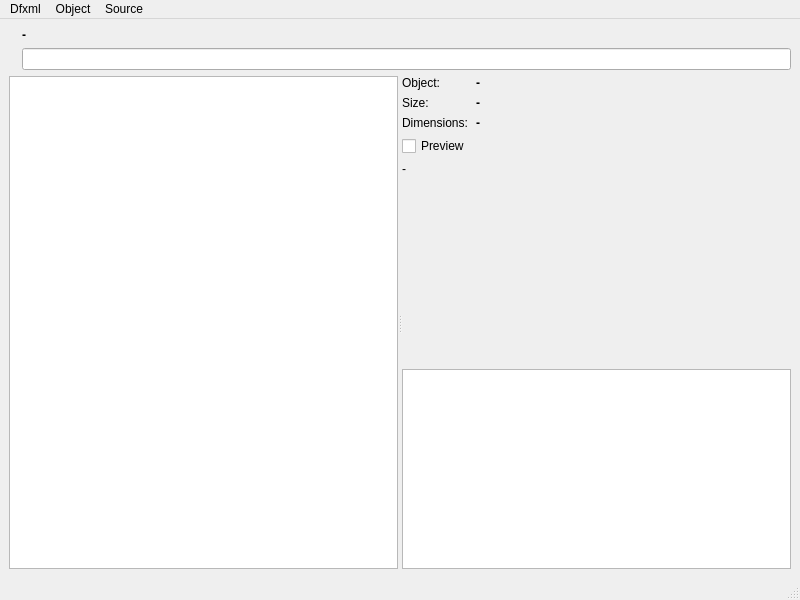
<?xml version="1.0" encoding="UTF-8"?>
<ui version="4.0">
 <class>MainWindow</class>
 <widget class="QMainWindow" name="MainWindow">
  <property name="geometry">
   <rect>
    <x>0</x>
    <y>0</y>
    <width>800</width>
    <height>600</height>
   </rect>
  </property>
  <property name="windowTitle">
   <string>DFXML View</string>
  </property>
  <widget class="QWidget" name="centralwidget">
   <layout class="QVBoxLayout" name="verticalLayout_2">
    <item>
     <layout class="QFormLayout" name="formLayout">
      <property name="fieldGrowthPolicy">
       <enum>QFormLayout::ExpandingFieldsGrow</enum>
      </property>
      <item row="0" column="0">
       <widget class="QLabel" name="label_4">
        <property name="sizePolicy">
         <sizepolicy hsizetype="Fixed" vsizetype="Fixed">
          <horstretch>0</horstretch>
          <verstretch>0</verstretch>
         </sizepolicy>
        </property>
        <property name="text">
         <string/>
        </property>
        <property name="pixmap">
         <pixmap resource="icons.qrc">:/pixmaps/database.png</pixmap>
        </property>
        <property name="alignment">
         <set>Qt::AlignCenter</set>
        </property>
       </widget>
      </item>
      <item row="0" column="1">
       <widget class="QLabel" name="sourceLabel">
        <property name="sizePolicy">
         <sizepolicy hsizetype="Preferred" vsizetype="Fixed">
          <horstretch>0</horstretch>
          <verstretch>0</verstretch>
         </sizepolicy>
        </property>
        <property name="font">
         <font>
          <weight>75</weight>
          <bold>true</bold>
         </font>
        </property>
        <property name="text">
         <string>-</string>
        </property>
       </widget>
      </item>
      <item row="1" column="0">
       <widget class="QLabel" name="label_5">
        <property name="sizePolicy">
         <sizepolicy hsizetype="Fixed" vsizetype="Fixed">
          <horstretch>0</horstretch>
          <verstretch>0</verstretch>
         </sizepolicy>
        </property>
        <property name="text">
         <string/>
        </property>
        <property name="pixmap">
         <pixmap resource="icons.qrc">:/pixmaps/filter.png</pixmap>
        </property>
        <property name="alignment">
         <set>Qt::AlignCenter</set>
        </property>
       </widget>
      </item>
      <item row="1" column="1">
       <widget class="QLineEdit" name="filterLineEdit">
        <property name="toolTip">
         <string>Filter RegEx</string>
        </property>
       </widget>
      </item>
     </layout>
    </item>
    <item>
     <widget class="QSplitter" name="splitter">
      <property name="sizePolicy">
       <sizepolicy hsizetype="Expanding" vsizetype="Expanding">
        <horstretch>0</horstretch>
        <verstretch>0</verstretch>
       </sizepolicy>
      </property>
      <property name="orientation">
       <enum>Qt::Horizontal</enum>
      </property>
      <property name="childrenCollapsible">
       <bool>false</bool>
      </property>
      <widget class="QListView" name="listView">
       <property name="sizePolicy">
        <sizepolicy hsizetype="Minimum" vsizetype="Expanding">
         <horstretch>0</horstretch>
         <verstretch>0</verstretch>
        </sizepolicy>
       </property>
      </widget>
      <widget class="QWidget" name="verticalLayoutWidget">
       <layout class="QVBoxLayout" name="verticalLayout">
        <item>
         <layout class="QFormLayout" name="formLayout_2">
          <item row="0" column="0">
           <widget class="QLabel" name="label_3">
            <property name="sizePolicy">
             <sizepolicy hsizetype="Fixed" vsizetype="Fixed">
              <horstretch>0</horstretch>
              <verstretch>0</verstretch>
             </sizepolicy>
            </property>
            <property name="text">
             <string>Object:</string>
            </property>
           </widget>
          </item>
          <item row="0" column="1">
           <widget class="QLabel" name="objectFileLabel">
            <property name="sizePolicy">
             <sizepolicy hsizetype="Preferred" vsizetype="Fixed">
              <horstretch>0</horstretch>
              <verstretch>0</verstretch>
             </sizepolicy>
            </property>
            <property name="font">
             <font>
              <weight>75</weight>
              <bold>true</bold>
             </font>
            </property>
            <property name="text">
             <string>-</string>
            </property>
           </widget>
          </item>
          <item row="1" column="0">
           <widget class="QLabel" name="label">
            <property name="sizePolicy">
             <sizepolicy hsizetype="Fixed" vsizetype="Fixed">
              <horstretch>0</horstretch>
              <verstretch>0</verstretch>
             </sizepolicy>
            </property>
            <property name="text">
             <string>Size:</string>
            </property>
           </widget>
          </item>
          <item row="1" column="1">
           <widget class="QLabel" name="sizeLabel">
            <property name="sizePolicy">
             <sizepolicy hsizetype="Preferred" vsizetype="Fixed">
              <horstretch>0</horstretch>
              <verstretch>0</verstretch>
             </sizepolicy>
            </property>
            <property name="font">
             <font>
              <weight>75</weight>
              <bold>true</bold>
             </font>
            </property>
            <property name="text">
             <string>-</string>
            </property>
           </widget>
          </item>
          <item row="2" column="0">
           <widget class="QLabel" name="label_2">
            <property name="text">
             <string>Dimensions:</string>
            </property>
           </widget>
          </item>
          <item row="2" column="1">
           <widget class="QLabel" name="dimensionLabel">
            <property name="font">
             <font>
              <weight>75</weight>
              <bold>true</bold>
             </font>
            </property>
            <property name="text">
             <string>-</string>
            </property>
           </widget>
          </item>
          <item row="3" column="0">
           <widget class="QCheckBox" name="previewCheckBox">
            <property name="text">
             <string>Preview</string>
            </property>
           </widget>
          </item>
         </layout>
        </item>
        <item>
         <widget class="QLabel" name="previewLabel">
          <property name="sizePolicy">
           <sizepolicy hsizetype="Expanding" vsizetype="Expanding">
            <horstretch>0</horstretch>
            <verstretch>0</verstretch>
           </sizepolicy>
          </property>
          <property name="minimumSize">
           <size>
            <width>128</width>
            <height>128</height>
           </size>
          </property>
          <property name="text">
           <string>-</string>
          </property>
          <property name="scaledContents">
           <bool>false</bool>
          </property>
          <property name="alignment">
           <set>Qt::AlignLeading|Qt::AlignLeft|Qt::AlignTop</set>
          </property>
         </widget>
        </item>
        <item>
         <widget class="QTextBrowser" name="textBrowser">
          <property name="frameShadow">
           <enum>QFrame::Plain</enum>
          </property>
         </widget>
        </item>
       </layout>
      </widget>
     </widget>
    </item>
   </layout>
  </widget>
  <widget class="QMenuBar" name="menubar">
   <property name="geometry">
    <rect>
     <x>0</x>
     <y>0</y>
     <width>800</width>
     <height>21</height>
    </rect>
   </property>
   <widget class="QMenu" name="menuFile">
    <property name="title">
     <string>Dfxml</string>
    </property>
    <addaction name="actionDfxmlOpen"/>
    <addaction name="actionDfxmlSave"/>
    <addaction name="separator"/>
    <addaction name="actionExit"/>
   </widget>
   <widget class="QMenu" name="menuEdit">
    <property name="title">
     <string>Object</string>
    </property>
    <addaction name="actionObjectInfo"/>
    <addaction name="actionObjectView"/>
    <addaction name="separator"/>
    <addaction name="actionObjectSave"/>
   </widget>
   <widget class="QMenu" name="menuSource">
    <property name="title">
     <string>Source</string>
    </property>
    <addaction name="actionSourceInfo"/>
    <addaction name="actionSaveSectorMap"/>
   </widget>
   <addaction name="menuFile"/>
   <addaction name="menuEdit"/>
   <addaction name="menuSource"/>
  </widget>
  <widget class="QStatusBar" name="statusbar"/>
  <action name="actionDfxmlOpen">
   <property name="icon">
    <iconset resource="icons.qrc">
     <normaloff>:/pixmaps/folder.png</normaloff>:/pixmaps/folder.png</iconset>
   </property>
   <property name="text">
    <string>Open</string>
   </property>
   <property name="toolTip">
    <string>Open DFXML File</string>
   </property>
  </action>
  <action name="actionDfxmlSave">
   <property name="icon">
    <iconset resource="icons.qrc">
     <normaloff>:/pixmaps/disk.png</normaloff>:/pixmaps/disk.png</iconset>
   </property>
   <property name="text">
    <string>Save</string>
   </property>
   <property name="toolTip">
    <string>Save DFXML File</string>
   </property>
  </action>
  <action name="actionExit">
   <property name="icon">
    <iconset resource="icons.qrc">
     <normaloff>:/pixmaps/door_out.png</normaloff>:/pixmaps/door_out.png</iconset>
   </property>
   <property name="text">
    <string>Exit</string>
   </property>
  </action>
  <action name="actionObjectSave">
   <property name="icon">
    <iconset resource="icons.qrc">
     <normaloff>:/pixmaps/disk.png</normaloff>:/pixmaps/disk.png</iconset>
   </property>
   <property name="text">
    <string>Save</string>
   </property>
   <property name="toolTip">
    <string>Save File Object</string>
   </property>
  </action>
  <action name="actionObjectInfo">
   <property name="icon">
    <iconset resource="icons.qrc">
     <normaloff>:/pixmaps/brick.png</normaloff>:/pixmaps/brick.png</iconset>
   </property>
   <property name="text">
    <string>Info</string>
   </property>
   <property name="toolTip">
    <string>Show Object Info</string>
   </property>
  </action>
  <action name="actionSourceInfo">
   <property name="icon">
    <iconset resource="icons.qrc">
     <normaloff>:/pixmaps/database.png</normaloff>:/pixmaps/database.png</iconset>
   </property>
   <property name="text">
    <string>Info</string>
   </property>
   <property name="toolTip">
    <string>Source Info</string>
   </property>
  </action>
  <action name="actionSaveSectorMap">
   <property name="icon">
    <iconset resource="icons.qrc">
     <normaloff>:/pixmaps/database_go.png</normaloff>:/pixmaps/database_go.png</iconset>
   </property>
   <property name="text">
    <string>Save Sector Map</string>
   </property>
  </action>
  <action name="actionObjectView">
   <property name="icon">
    <iconset resource="icons.qrc">
     <normaloff>:/pixmaps/eye.png</normaloff>:/pixmaps/eye.png</iconset>
   </property>
   <property name="text">
    <string>View</string>
   </property>
   <property name="toolTip">
    <string>View File Object with an external program</string>
   </property>
  </action>
  <action name="actionObjectFilter">
   <property name="icon">
    <iconset resource="icons.qrc">
     <normaloff>:/pixmaps/filter.png</normaloff>:/pixmaps/filter.png</iconset>
   </property>
   <property name="text">
    <string>Set Filter</string>
   </property>
   <property name="toolTip">
    <string>Set Object Filter</string>
   </property>
  </action>
 </widget>
 <resources>
  <include location="icons.qrc"/>
 </resources>
 <connections/>
</ui>
